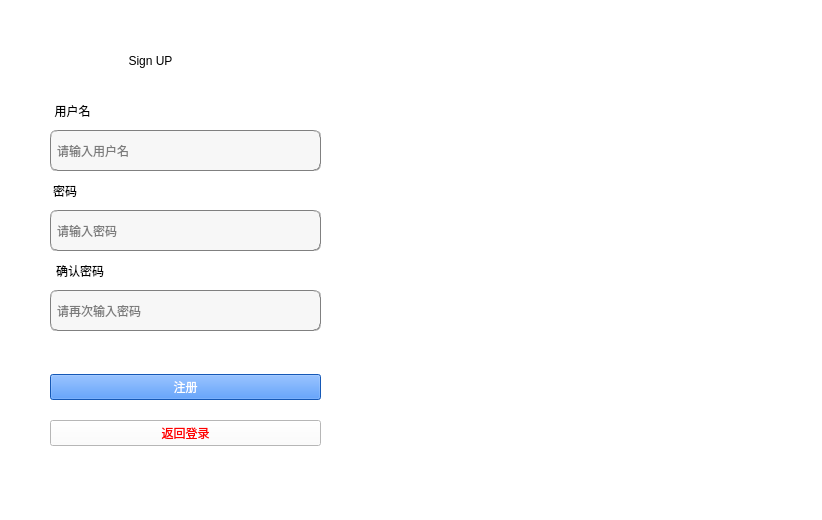
<?xml version="1.0" encoding="UTF-8"?>
<ui version="4.0">
 <class>register1</class>
 <widget class="QWidget" name="register1">
  <property name="geometry">
   <rect>
    <x>0</x>
    <y>0</y>
    <width>822</width>
    <height>520</height>
   </rect>
  </property>
  <property name="windowTitle">
   <string>FILE BACKUP   -   创建账户</string>
  </property>
  <property name="styleSheet">
   <string notr="true">background-color: rgb(255, 255, 255);</string>
  </property>
  <widget class="QLabel" name="confirm_label">
   <property name="geometry">
    <rect>
     <x>50</x>
     <y>260</y>
     <width>60</width>
     <height>22</height>
    </rect>
   </property>
   <property name="styleSheet">
    <string notr="true">font: 10pt &quot;Arial&quot;;</string>
   </property>
   <property name="text">
    <string>确认密码</string>
   </property>
   <property name="alignment">
    <set>Qt::AlignCenter</set>
   </property>
  </widget>
  <widget class="QLineEdit" name="confirm_reg">
   <property name="geometry">
    <rect>
     <x>50</x>
     <y>290</y>
     <width>271</width>
     <height>41</height>
    </rect>
   </property>
   <property name="styleSheet">
    <string notr="true">background-color: rgb(247, 247, 247);
border:1px groove gray;border-radius:
7px;padding:2px 4px;
font: 10pt &quot;Candara&quot;;</string>
   </property>
   <property name="echoMode">
    <enum>QLineEdit::Password</enum>
   </property>
   <property name="placeholderText">
    <string>请再次输入密码</string>
   </property>
  </widget>
  <widget class="QLabel" name="label_image">
   <property name="geometry">
    <rect>
     <x>360</x>
     <y>30</y>
     <width>461</width>
     <height>461</height>
    </rect>
   </property>
   <property name="text">
    <string/>
   </property>
  </widget>
  <widget class="QLabel" name="register_2">
   <property name="geometry">
    <rect>
     <x>60</x>
     <y>40</y>
     <width>181</width>
     <height>41</height>
    </rect>
   </property>
   <property name="styleSheet">
    <string notr="true">font: 700 27pt &quot;Ubuntu&quot;;</string>
   </property>
   <property name="text">
    <string>Sign UP</string>
   </property>
   <property name="alignment">
    <set>Qt::AlignCenter</set>
   </property>
  </widget>
  <widget class="QLabel" name="psw_label">
   <property name="geometry">
    <rect>
     <x>50</x>
     <y>180</y>
     <width>30</width>
     <height>22</height>
    </rect>
   </property>
   <property name="styleSheet">
    <string notr="true">font: 10pt &quot;Arial&quot;;</string>
   </property>
   <property name="text">
    <string>密码</string>
   </property>
   <property name="alignment">
    <set>Qt::AlignCenter</set>
   </property>
  </widget>
  <widget class="QLineEdit" name="password_reg">
   <property name="geometry">
    <rect>
     <x>50</x>
     <y>210</y>
     <width>271</width>
     <height>41</height>
    </rect>
   </property>
   <property name="styleSheet">
    <string notr="true">background-color: rgb(247, 247, 247);
border:1px groove gray;border-radius:
7px;padding:2px 4px;
font: 10pt &quot;Candara&quot;;</string>
   </property>
   <property name="echoMode">
    <enum>QLineEdit::Password</enum>
   </property>
   <property name="placeholderText">
    <string>请输入密码</string>
   </property>
  </widget>
  <widget class="QWidget" name="layoutWidget">
   <property name="geometry">
    <rect>
     <x>50</x>
     <y>360</y>
     <width>271</width>
     <height>101</height>
    </rect>
   </property>
   <layout class="QVBoxLayout" name="verticalLayout">
    <item>
     <widget class="QPushButton" name="button_reg">
      <property name="styleSheet">
       <string notr="true">background-color: rgb(29, 123, 255);
color: qradialgradient(spread:pad, cx:0.5, cy:0.5, radius:0.5, fx:0.5, fy:0.5, stop:0 rgba(0, 0, 0, 0), stop:0.52 rgba(0, 0, 0, 0), stop:0.565 rgba(82, 121, 76, 33), stop:0.65 rgba(159, 235, 148, 64), stop:0.721925 rgba(255, 238, 150, 129), stop:0.77 rgba(255, 128, 128, 204), stop:0.89 rgba(191, 128, 255, 64), stop:1 rgba(0, 0, 0, 0));
color: rgb(255, 255, 255);</string>
      </property>
      <property name="text">
       <string>注册</string>
      </property>
     </widget>
    </item>
    <item>
     <widget class="QPushButton" name="return_button">
      <property name="styleSheet">
       <string notr="true">font: 75 11pt &quot;Tlwg Typewriter&quot;;
color: qlineargradient(spread:pad, x1:0, y1:0, x2:1, y2:0, stop:0 rgba(255, 0, 0, 255), stop:0.166 rgba(255, 255, 0, 255), stop:0.333 rgba(0, 255, 0, 255), stop:0.5 rgba(0, 255, 255, 255), stop:0.666 rgba(0, 0, 255, 255), stop:0.833 rgba(255, 0, 255, 255), stop:1 rgba(255, 0, 0, 255));</string>
      </property>
      <property name="text">
       <string>返回登录</string>
      </property>
     </widget>
    </item>
   </layout>
  </widget>
  <widget class="QLabel" name="name_label">
   <property name="geometry">
    <rect>
     <x>50</x>
     <y>100</y>
     <width>45</width>
     <height>23</height>
    </rect>
   </property>
   <property name="acceptDrops">
    <bool>false</bool>
   </property>
   <property name="styleSheet">
    <string notr="true">font: 10pt &quot;Arial&quot;;</string>
   </property>
   <property name="text">
    <string>&lt;html&gt;&lt;head/&gt;&lt;body&gt;&lt;p&gt;用户名&lt;/p&gt;&lt;/body&gt;&lt;/html&gt;</string>
   </property>
   <property name="alignment">
    <set>Qt::AlignCenter</set>
   </property>
  </widget>
  <widget class="QLineEdit" name="name_reg">
   <property name="geometry">
    <rect>
     <x>50</x>
     <y>130</y>
     <width>271</width>
     <height>41</height>
    </rect>
   </property>
   <property name="styleSheet">
    <string notr="true">background-color: rgb(247, 247, 247);
border:1px groove gray;border-radius:
7px;padding:2px 4px;
font: 10pt &quot;Candara&quot;;</string>
   </property>
   <property name="placeholderText">
    <string>请输入用户名</string>
   </property>
  </widget>
 </widget>
 <resources/>
 <connections/>
</ui>
